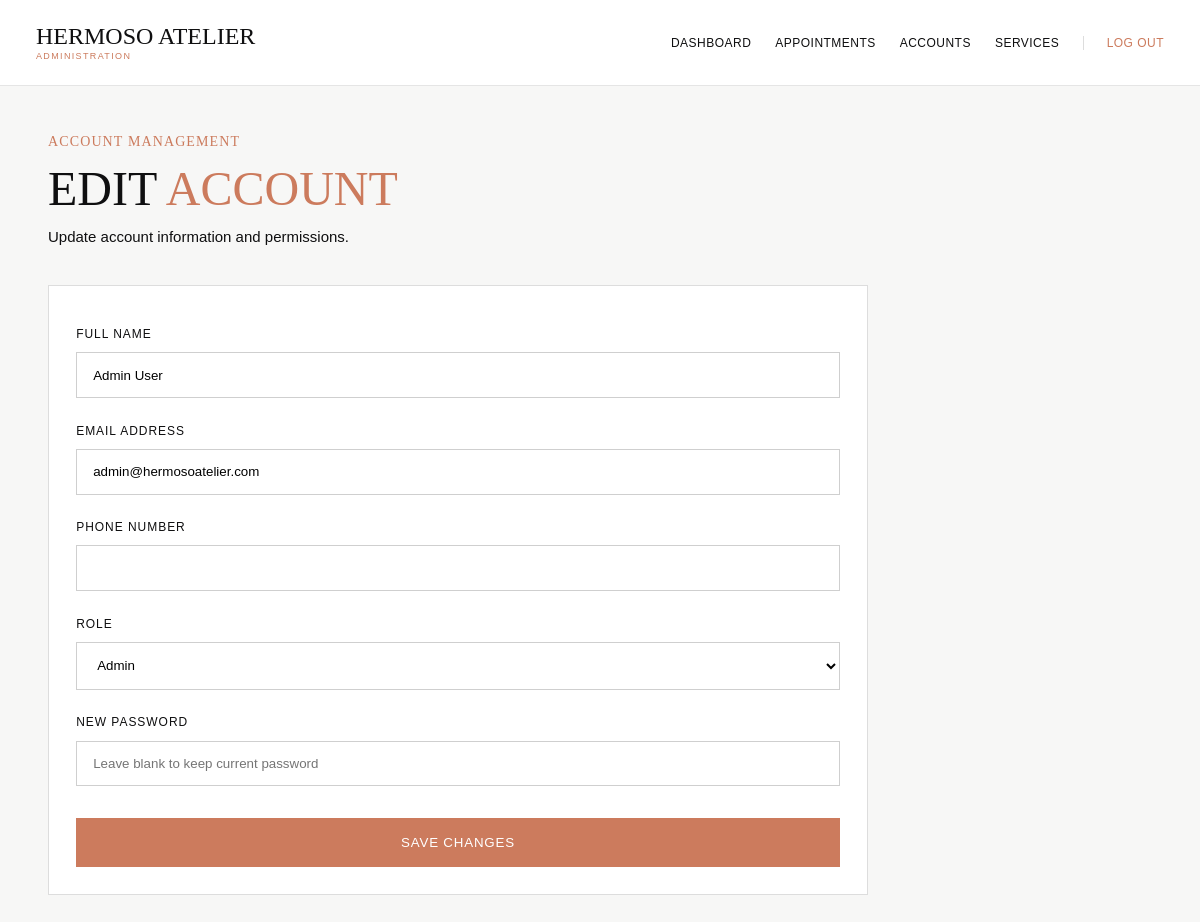
Screenshot of /admin/account_edit.php?id=1 (signed in) with the database file from the repository.
### tables this page shows
CREATE TABLE users (
    id INT UNSIGNED AUTO_INCREMENT PRIMARY KEY,
    full_name VARCHAR(120) NOT NULL,
    email VARCHAR(190) NOT NULL UNIQUE,
    phone VARCHAR(30) NULL,
    password_hash VARCHAR(255) NOT NULL,
    role ENUM('customer', 'admin') NOT NULL DEFAULT 'customer',
    created_at TIMESTAMP NOT NULL DEFAULT CURRENT_TIMESTAMP
);

### admin/account_edit.php (the view, shortened to what this page needs)
<?php
$id = filter_input(INPUT_GET, 'id', FILTER_VALIDATE_INT);
$pdo = getConnection();
$stmt = $pdo->prepare(
    "SELECT id, full_name, email, phone, role
     FROM users
     WHERE id = :id
     LIMIT 1"
);
$stmt->execute([':id' => $id]);
$account = $stmt->fetch();
?>
<!DOCTYPE html>
<html lang="en">
<head>
<link rel="stylesheet" href="../assets/css/style.css">
<link rel="stylesheet" href="assets/admin.css">
</head>
<body class="admin-page">
<?php include 'header.php'; ?>
<main class="admin-main">
    <div class="admin-page-heading">
        <div>
            <div class="admin-kicker">ACCOUNT MANAGEMENT</div>
            <h1>EDIT <span>ACCOUNT</span></h1>
            <p>Update account information and permissions.</p>
        </div>
    </div>
    <section class="admin-panel account-form-panel">
        <form method="POST" action="account_action.php" class="admin-form">
            <label for="full_name">FULL NAME</label>
            <input id="full_name" type="text" name="full_name" maxlength="120" value="<?= htmlspecialchars($account['full_name'], ENT_QUOTES, 'UTF-8') ?>" required>
            <label for="email">EMAIL ADDRESS</label>
            <input id="email" type="email" name="email" maxlength="190" value="<?= htmlspecialchars($account['email'], ENT_QUOTES, 'UTF-8') ?>" required>
            <label for="phone">PHONE NUMBER</label>
            <input id="phone" type="tel" name="phone" maxlength="30" value="<?= htmlspecialchars($account['phone'] ?? '', ENT_QUOTES, 'UTF-8') ?>">
            <label for="role">ROLE</label>
            <select id="role" name="role" required>
                <option value="admin" <?= $account['role'] === 'admin' ? 'selected' : '' ?>>Admin</option>
            </select>
            <label for="password">NEW PASSWORD</label>
            <input id="password" type="password" name="password" minlength="8" placeholder="Leave blank to keep current password">
            <button type="submit" class="admin-button">SAVE CHANGES</button>
        </form>
    </section>
</main>
</body>
</html>

### assets/css/style.css (style rules this page uses)
:root { --ink: #0f0f10; --paper: #f7f7f6; --soft: #ececec; --accent: #cc7b5d; --accent-soft: #dec7b6; --line: #c8a990; --header-h: 15vh; --serif: "Californian FB", "Californian", "Baskerville", "Baskerville Old Face", Georgia, serif; --sans: Arial, Helvetica, sans-serif; }
* { box-sizing: border-box; }
html { scroll-behavior: smooth; }
body { margin: 0; color: var(--ink); background: #fff; font-family: var(--serif); }

### admin/assets/admin.css (style rules this page uses)
.admin-page,.admin-auth-page { margin:0;min-height:100vh;background:#f7f7f6;color:var(--ink);font-family:var(--serif) }
.admin-kicker { color:var(--accent);letter-spacing:.08em;font-size:14px;margin-bottom:1rem }
.admin-auth-card h1,.admin-page-heading h1 { margin:0;font-size:clamp(44px,4vw,78px);line-height:.95;font-weight:400 }
.admin-auth-card h1 span,.admin-page-heading h1 span { color:var(--accent) }
.admin-form { display:flex;flex-direction:column;gap:.7rem }
.admin-form label { margin-top:.9rem;font-family:var(--sans);font-size:12px;letter-spacing:.08em }
.admin-form input,.admin-form select { width:100%;padding:.9rem 1rem;border:1px solid #cfcfcf;background:#fff;border-radius:0;font-family:var(--sans);box-sizing:border-box }
.admin-button { margin-top:1.25rem;padding:1rem 1.2rem;border:1px solid var(--accent);background:var(--accent);color:#fff;font-family:var(--sans);letter-spacing:.06em;cursor:pointer }
.admin-main { padding:6vh 4vw 8vh }
.admin-page-heading { display:flex;justify-content:space-between;align-items:flex-end;margin-bottom:2.5rem }
.admin-page-heading p { margin:1rem 0 0;font-family:var(--sans);font-size:15px }
.admin-panel { background:#fff;border:1px solid #ddd;padding:1.7rem }
.account-form-panel { max-width:820px }

### rows the page displays
users: full_name "Admin User", email "admin@hermosoatelier.com", role "Admin"
